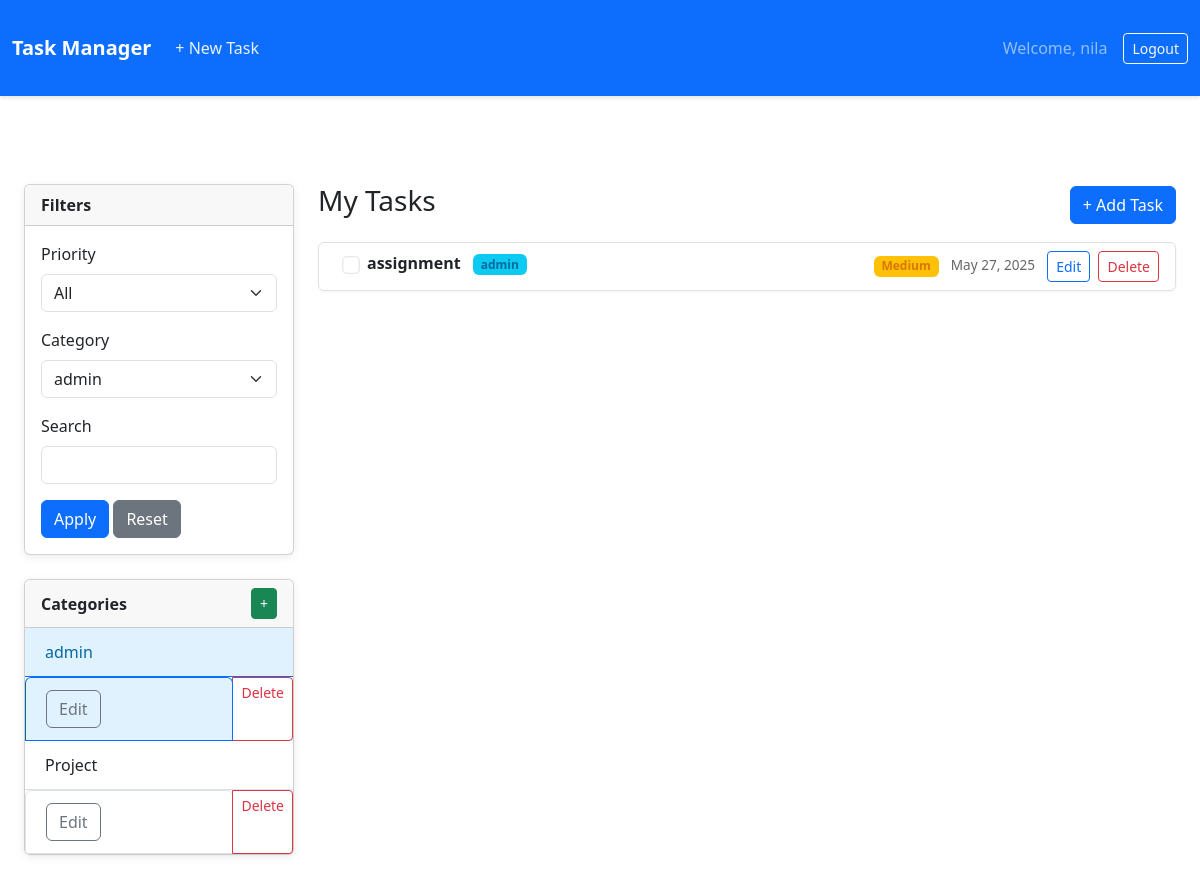
The page /?category=2 (signed in) on the database its author committed.
### taskmanager/models.py (models this page shows, shortened)
class Category(models.Model):
    name = models.CharField(max_length=100)
    user = models.ForeignKey(User, on_delete=models.CASCADE)
    class Meta:
        verbose_name_plural = "Categories"

class Task(models.Model):
    PRIORITY_CHOICES = (
        ('H', 'High'),
        ('M', 'Medium'),
        ('L', 'Low'),
    )
    title = models.CharField(max_length=200)
    description = models.TextField(blank=True, null=True)
    due_date = models.DateField(blank=True, null=True)
    completed = models.BooleanField(default=False)
    priority = models.CharField(max_length=1, choices=PRIORITY_CHOICES, default='M')
    category = models.ForeignKey(Category, on_delete=models.SET_NULL, blank=True, null=True)
    user = models.ForeignKey(User, on_delete=models.CASCADE)
    created_at = models.DateTimeField(auto_now_add=True)
    @property
    def is_overdue(self):
        if self.due_date and not self.completed:
            return self.due_date < timezone.now().date()
        return False

### taskmanager/views.py (the view)
# urls.py: path('', views.dashboard, name='dashboard'),
@login_required
def dashboard(request):
    tasks = Task.objects.filter(user=request.user).order_by('-created_at')
    categories = Category.objects.filter(user=request.user)
    category_form = CategoryForm()
    priority = request.GET.get('priority', '')
    category_id = request.GET.get('category', '')
    search_query = request.GET.get('search', '')  # Changed variable name
    if priority:
        tasks = tasks.filter(priority=priority)
    if category_id:
        tasks = tasks.filter(category_id=category_id)
    if search_query: # Apply the filter
        tasks = tasks.filter(title__icontains=search_query)
    context = {
        'tasks': tasks,
        'categories': categories,
        'category_form': category_form,
        'current_priority': priority,
        'current_category': category_id,
        'current_search': search_query,
    }
    return render(request, 'taskmanager/dashboard.html', context)

### taskmanager/forms.py
class CategoryForm(forms.ModelForm):
    class Meta:
        model = Category
        fields = ["name"]

### taskmanager/templates/taskmanager/dashboard.html (shortened to what this page needs)
{% extends "taskmanager/base.html" %}
{% block content %}
<div class="container-fluid mt-4">
    <div class="row">
        <div class="col-md-3">
            <div class="card mb-4">
                <div class="card-header">Filters</div>
                <div class="card-body">
                    <form method="get">
                        <div class="mb-3">
                            <label class="form-label">Priority</label>
                            <select name="priority" class="form-select">
                                <option value="">All</option>
                            </select>
                        </div>
                        <div class="mb-3">
                            <label class="form-label">Category</label>
                            <select name="category" class="form-select">
                                {% for category in categories %}
                                <option value="{{ category.id }}" {% if request.GET.category == category.id|stringformat:"s" %}selected{% endif %}>
                                    {{ category.name }}
                                </option>
                                {% endfor %}
                            </select>
                        </div>
                        <div class="mb-3">
                            <label class="form-label">Search</label>
                            <input type="text" name="search" class="form-control" value="{{ request.GET.search }}">
                        </div>
                        <button type="submit" class="btn btn-primary">Apply</button>
                        <a href="{% url 'dashboard' %}" class="btn btn-secondary">Reset</a>
                    </form>
                </div>
            </div>
            <div class="card">
                <div class="card-header d-flex justify-content-between align-items-center">
                    <span>Categories</span>
                    <button id="add-category-btn" class="btn btn-sm btn-success" data-bs-toggle="modal" data-bs-target="#categoryModal">+</button>
                </div>
                <div class="list-group list-group-flush">
                    {% for category in categories %}
                    <a href="?category={{ category.id }}"
                       class="list-group-item list-group-item-action d-flex justify-content-between align-items-center {% if request.GET.category == category.id|stringformat:"s" %}active{% endif %}">
                        {{ category.name }}
                        <div class="btn-group btn-group-sm">
                            <button class="btn btn-outline-secondary edit-category-btn"
                                    data-category-id="{{ category.id }}" data-bs-toggle="modal" data-bs-target="#editCategoryModal-{{ category.id }}">
                                Edit
                            </button>
                            <a href="{% url 'delete_category' category.id %}" class="btn btn-outline-danger">Delete</a>
                        </div>
                    </a>
                    {% empty %}
                    <div class="list-group-item text-muted">No categories yet</div>
                    {% endfor %}
                </div>
            </div>
        </div>
        <div class="col-md-9">
            <div class="d-flex justify-content-between align-items-center mb-3">
                <h3>My Tasks</h3>
                <a href="{% url 'add_task' %}" class="btn btn-primary">+ Add Task</a>
            </div>
            {% if tasks %}
            <ul class="list-group">
                {% for task in tasks %}
                <li class="list-group-item d-flex justify-content-between align-items-start {% if task.completed %}list-group-item-light task-completed{% endif %}">
                    <div class="ms-2 me-auto">
                        <input type="checkbox" class="form-check-input me-2 task-checkbox" data-task-id="{{ task.id }}" {% if task.completed %}checked{% endif %}>
                        <div class="fw-bold">{{ task.title }} {% if task.category %}<span class="badge bg-info ms-2">{{ task.category.name }}</span>{% endif %}</div>
                    </div>
                    <div>
                        <span class="badge bg-{% if task.priority == 'H' %}danger{% elif task.priority == 'M' %}warning{% else %}success{% endif %} me-2">
                            {{ task.get_priority_display }}
                        </span>
                        {% if task.due_date %}
                        <span class="due-date me-2 {% if task.is_overdue %}overdue{% endif %}">{{ task.due_date }}</span>
                        {% endif %}
                        <a href="{% url 'edit_task' task.id %}" class="btn btn-sm btn-outline-primary me-1">Edit</a>
                        <a href="{% url 'delete_task' task.id %}" class="btn btn-sm btn-outline-danger">Delete</a>
                    </div>
                </li>
                {% endfor %}
            </ul>
            {% else %}
            <div class="alert alert-info">
                No tasks found. <a href="{% url 'add_task' %}">Add your first task</a>
            </div>
            {% endif %}
        </div>
    </div>
</div>
{% endblock %}

### taskmanager/templates/taskmanager/base.html (shortened to what this page needs)
{% load static %}
<!DOCTYPE html>
<html lang="en">
<head>
    <link rel="stylesheet" href="{% static 'taskmanager/css/style.css' %}">
    <link href="https://cdn.jsdelivr.net/npm/bootstrap@5.3.5/dist/css/bootstrap.min.css" rel="stylesheet">
</head>
<body>
    <nav class="navbar navbar-expand-lg navbar-dark bg-primary">
        <div class="container-fluid">
            <a class="navbar-brand" href="{% url 'dashboard' %}">Task Manager</a>
            <div class="navbar-collapse">
                {% if request.user.is_authenticated %}
                <ul class="navbar-nav me-auto">
                    <li class="nav-item">
                        <a class="nav-link" href="{% url 'add_task' %}">+ New Task</a>
                    </li>
                </ul>
                <span class="navbar-text me-3">Welcome, {{ request.user.username }}</span>
                <a href="{% url 'logout' %}" class="btn btn-sm btn-outline-light">Logout</a>
                {% else %}
                <a href="{% url 'login' %}" class="btn btn-sm btn-outline-light">Login</a>
                <a href="{% url 'register' %}" class="btn btn-sm btn-outline-light ms-2">Register</a>
                {% endif %}
            </div>
        </div>
    </nav>
    <div class="container-fluid mt-4">
        {% block content %}{% endblock %}
    </div>
</body>
</html>

### taskmanager/static/taskmanager/css/style.css (style rules this page uses)
body { background-color: #f8f9fa; font-family: 'Segoe UI', Arial, sans-serif; color: #333; line-height: 1.6; }
@media (min-width: 768px) { .row { display: flex; flex-wrap: wrap; } }
@media (min-width: 768px) { .col-md-3 { flex: 0 0 300px; max-width: 300px; position: relative; width: 100%; padding-right: 15px; padding-left: 15px; } }
@media (min-width: 768px) { .col-md-9 { flex: 1; max-width: calc(100% - 300px); position: relative; width: 100%; padding-right: 15px; padding-left: 15px; } }
.navbar { background-color: #2563eb !important; box-shadow: 0 2px 4px rgba(0,0,0,.1); padding: 0.8rem 1rem; margin-bottom: 0; }
.navbar-brand { font-size: 1.4rem; font-weight: 600; color: white !important; }
.navbar-dark .navbar-nav .nav-link { color: rgba(255, 255, 255, 0.9); }
.navbar-text { color: rgba(255, 255, 255, 0.9); margin-right: 10px; }
.btn-outline-light { border-color: rgba(255, 255, 255, 0.5); }
.container-fluid { max-width: 1200px; padding: 20px; }
.card { border: none; box-shadow: 0 2px 8px rgba(0, 0, 0, 0.08); transition: transform 0.2s ease, box-shadow 0.2s ease; margin-bottom: 20px; border-radius: 8px; background: white; }
.card-header { background-color: #f8f9fa; border-bottom: 1px solid #eaeaea; font-weight: 600; padding: 12px 20px; display: flex; justify-content: space-between; align-items: center; border-radius: 8px 8px 0 0 !important; }
.card-body { padding: 1.25rem; }
.list-group { box-shadow: 0 1px 3px rgba(0,0,0,0.05); border-radius: 8px; }
.list-group-item { border-left: 3px solid transparent; transition: all 0.2s ease; padding: 1rem 1.25rem; display: flex; justify-content: space-between; align-items: center; }
.list-group-item > div:first-child { flex-grow: 1; margin-right: 15px; display: flex; align-items: center; }
.list-group-item > div:first-child > input[type="checkbox"] { margin-right: 15px; transform: scale(1.1); }
.badge { padding: 5px 10px; border-radius: 12px; font-weight: 500; font-size: 0.75rem; }
.bg-warning { background-color: #fef3c7 !important; color: #d97706 !important; }
.bg-info { background-color: #e0f2fe !important; color: #0369a1 !important; }
.due-date { font-size: 0.85rem; color: #666; margin-right: 15px; }
.form-control, .form-select { border-radius: 6px; border: 1px solid #dee2e6; padding: 0.5rem 0.75rem; transition: border-color 0.15s ease-in-out, box-shadow 0.15s ease-in-out; }
.btn { border-radius: 6px; padding: 0.375rem 0.75rem; font-weight: 500; transition: all 0.2s ease; }
.btn-primary { background-color: #2563eb; border-color: #2563eb; }
.btn-outline-primary { color: #2563eb; border-color: #2563eb; }
.btn-outline-danger { color: #dc3545; border-color: #dc3545; }
.btn-sm { font-size: 0.75rem; padding: 0.25rem 0.5rem; }
.list-group-flush .list-group-item { padding: 0.75rem 1.25rem; background-color: transparent; display: flex; justify-content: space-between; align-items: center; }
.list-group-flush .list-group-item.active { background-color: #e0f2fe; color: #0369a1; border-left-color: #0369a1; font-weight: 500; }

### rows shown on the page
Category: name "admin"
Category: name "Project"
Task: title "assignment", category.name "admin", priority "Medium"

### other values the page prints
{{ request.user.username }} "nila"
form field category "admin"
